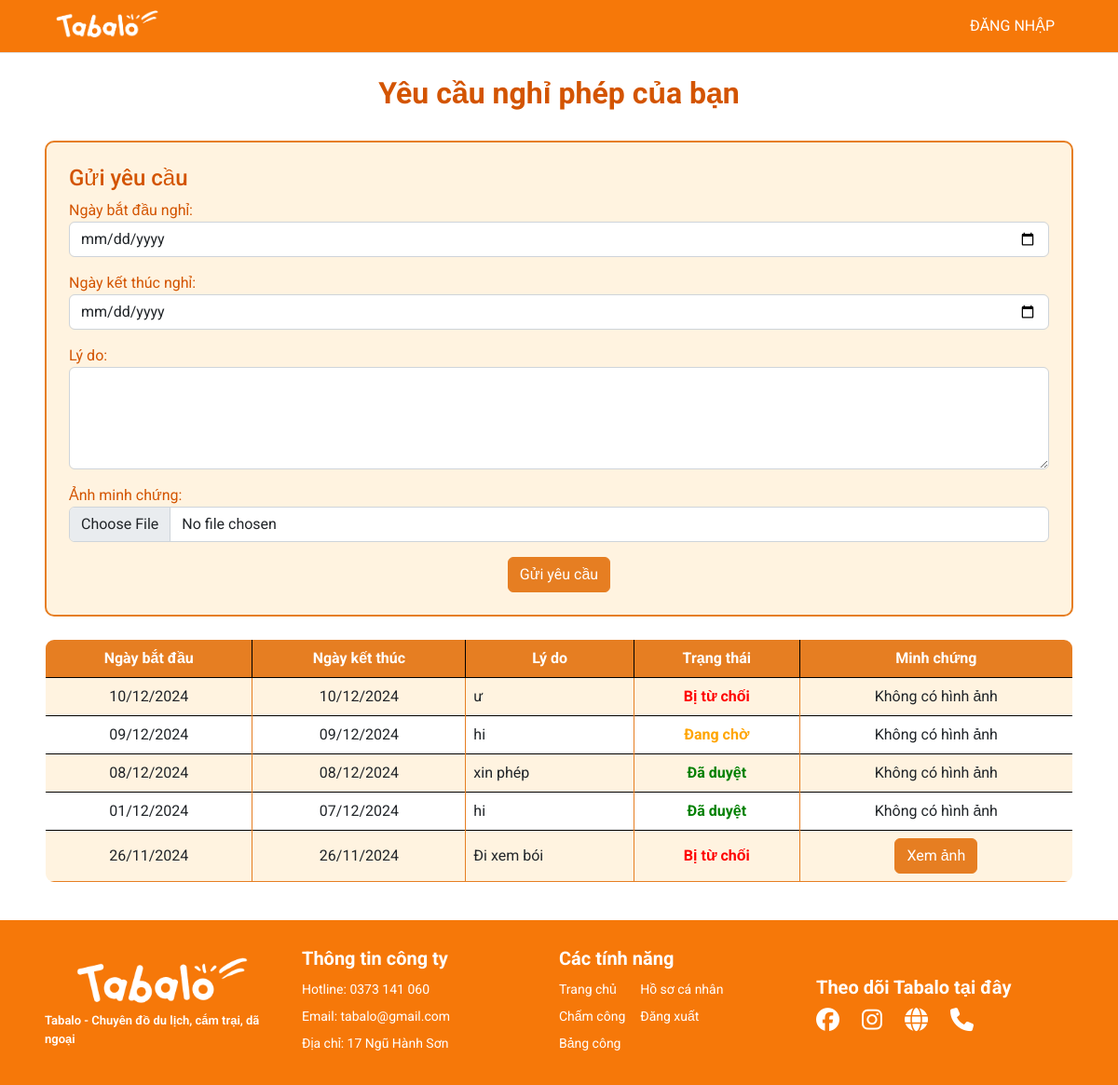
Screenshot of /request-day-off/33trangnha/ with the database file from the repository.
### myapp/models.py (models this page shows, shortened)
class DayOffRequest(models.Model):
    STATUS_CHOICES = [
        ('pending', 'Pending'),
        ('approved', 'Approved'),
        ('rejected', 'Rejected'),
    ]
    user = models.ForeignKey(User, on_delete=models.CASCADE)
    start_date = models.DateField()
    end_date = models.DateField()
    reason = models.TextField()
    status = models.CharField(max_length=10, choices=STATUS_CHOICES, default='pending')
    image = models.ImageField(upload_to='uploads/', blank=True, null=True)

### myapp/views.py (the view, shortened to what this page needs)
# urls.py: path('request-day-off/<str:username>/', views.request_day_off, name='request-day-off'),
def request_day_off(request, username):
    try:
        title = 'Danh sách nghỉ phép'
        user = User.objects.get(username=username)
        day_off_requests = DayOffRequest.objects.filter(user=user).order_by('-start_date')
        max_end_date = day_off_requests.aggregate(max_end_date=Max('end_date'))['max_end_date'] or None
        if max_end_date:
            max_end_date += timedelta(days=1)
        form = DayOffRequestForm(request.POST or None, request.FILES or None)
        context = {'title': title,'day_off_requests': day_off_requests, 'form': form, 'max_end_date': max_end_date}
        return render(request, 'pages/request_day_off.html', context)
    except User.DoesNotExist:
        return redirect('home')

### myapp/forms.py
class DayOffRequestForm(forms.ModelForm):
    class Meta:
        model = DayOffRequest
        fields = ['start_date', 'end_date', 'reason', 'image']
        labels = {'start_date': 'Ngày bắt đầu nghỉ', 'end_date': 'Ngày kết thúc nghỉ', 'reason': 'Lý do', 'image': 'Ảnh minh chứng'}
        widgets = {
            'start_date': forms.DateInput(attrs={'type': 'date', 'class': 'form-control'}),
            'end_date': forms.DateInput(attrs={'type': 'date', 'class': 'form-control'}),
            'reason': forms.Textarea(attrs={'rows': 4, 'class': 'form-control'}),
            'image': forms.FileInput(attrs={'type': 'file', 'class': 'form-control'})}

### management/context_processors.py (called while the page is built)
def pending_dayoff(request):
  count_pending = DayOffRequest.objects.filter(status='pending').count()
  return {'count_pending': count_pending}

### templates/pages/request_day_off.html (shortened to what this page needs)
{% extends '../layouts/base.html' %}
{% load static %}
{% block main %}
<link rel="stylesheet" href="{% static 'styles/table.css' %}">
<br>
<h1 style="text-align: center; font-size: 2rem; font-weight: bold; color: #D35400;">Yêu cầu nghỉ phép của bạn</h1>
<br>
<div class="container p-4" style="background-color: #FFF3E0; border: 2px solid #E67E22; border-radius: 10px;">
  <h2 style="font-size: 1.5rem; color: #D35400;">Gửi yêu cầu</h2>
  <form method="POST" enctype="multipart/form-data" class="form-request" max_end_date="{{ max_end_date|date:'Y-m-d' }}">
    {{ form.as_p }}
    <center>
      <button type="submit" class="btn btn-primary" style="background-color: #E67E22; border-color: #E67E22;">Gửi yêu cầu</button>
    </center>
  </form>
</div>
<br>
{% if day_off_requests %}
<table class="table table-hover table-bordered custom-border" style="border-radius: 10px; overflow: hidden;">
  <thead class="bg-tab text-white" style="background-color: #E67E22;">
    <tr>
      <th scope="col" class="text-center" >Ngày bắt đầu</th>
      <th scope="col" class="text-center" >Ngày kết thúc</th>
      <th scope="col" class="text-center" >Lý do</th>
      <th scope="col" class="text-center" >Trạng thái</th>
      <th scope="col" class="text-center" >Minh chứng</th>
    </tr>
  </thead>
  <tbody>
    {% for request in day_off_requests %}
    <tr class="table-row" style="transition: background-color 0.3s;">
      <td class="text-center align-middle border-cell">{{ request.start_date|date:"d/m/Y" }}</td>
      <td class="text-center align-middle border-cell">{{ request.end_date|date:"d/m/Y" }}</td>
      <td class="align-middle border-cell">{{ request.reason }}</td>
      <td class="text-center align-middle border-cell">
        {% if request.status == 'approved' %}
        <span style="color: green; font-weight: bold;">Đã duyệt</span>
        {% elif request.status == 'pending' %}
        <span style="color: orange; font-weight: bold;">Đang chờ</span>
        {% else %}
        <span style="color: red; font-weight: bold;">Bị từ chối</span>
        {% endif %}
      </td>
      <td class="text-center align-middle border-cell">
        {% if request.image %}
        <a href="{{ request.image.url }}" target="_blank" style="text-decoration: none;">
          <button class="btn btn-secondary" style="background-color: #E67E22; border-color: #E67E22; color: white;">
            Xem ảnh
          </button>
        </a>
        {% else %}
        <span>Không có hình ảnh</span>
        {% endif %}
      </td>
    </tr>
    {% endfor %}
  </tbody>
</table>
<br>
{% endif %}
{% endblock %}

### static/styles/style.css (style rules this page uses)
.bg-tab { background-color: #FF983E !important; }
table { border-collapse: collapse; border: 1px solid #000 !important; }
table th, table td { border: 1px solid #000000; }
.label-request { color: #D35400; }

### static/styles/table.css (style rules this page uses)
.table-bordered thead th { vertical-align: middle; }
.table-bordered tbody tr:nth-child(odd) { background-color: #FFF3E0; }
.table-bordered tbody tr:nth-child(even) { background-color: #FFFFFF; }
.bg-tab { background-color: #E67E22 !important; color: white !important; }
.custom-border { border: 2px solid #E67E22; border-radius: 10px; }
.border-cell { border: 1px solid #E67E22; }
.table-bordered tbody tr:last-child { border-bottom: 2px solid #E67E22; }

### rows the page displays
DayOffRequest: start_date "10/12/2024", end_date "10/12/2024", reason "ư", status "Bị từ chối", image "Không có hình ảnh"
DayOffRequest: start_date "09/12/2024", end_date "09/12/2024", reason "hi", status "Đang chờ", image "Không có hình ảnh"
DayOffRequest: start_date "08/12/2024", end_date "08/12/2024", reason "xin phép", status "Đã duyệt", image "Không có hình ảnh"
DayOffRequest: start_date "01/12/2024", end_date "07/12/2024", reason "hi", status "Đã duyệt", image "Không có hình ảnh"
DayOffRequest: start_date "26/11/2024", end_date "26/11/2024", reason "Đi xem bói", status "Bị từ chối"
